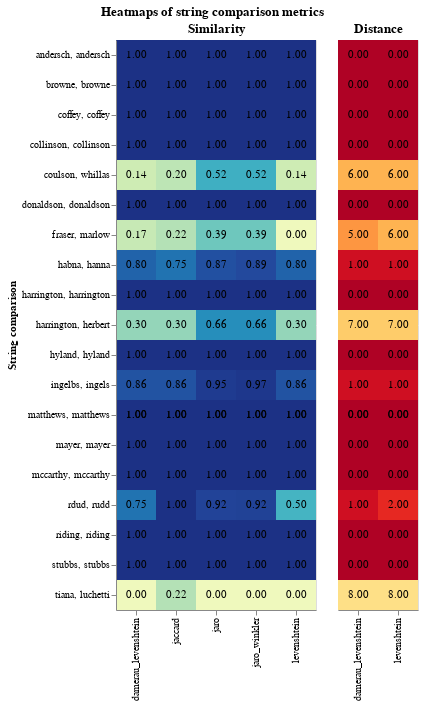

Notebook source saved alongside this figure:
### Code cell
string_comparator_score_chart(blocked.limit(20), "surname_l", "surname_r")

### Figure 1 — Vega-Lite specification as saved in the notebook (floating-point values rounded to 4 significant figures)
{"config": {"view": {"continuousWidth": 300, "continuousHeight": 300, "discreteHeight": {"step": 30}, "discreteWidth": {"step": 40}}}, "hconcat": [{"layer": [{"mark": {"type": "rect"}, "encoding": {"color": {"field": "value", "legend": null, "scale": {"domain": [0, 1]}, "type": "quantitative"}, "x": {"field": "comparator", "title": null, "type": "ordinal"}, "y": {"field": "strings_to_compare", "title": "String comparison", "type": "ordinal"}}, "title": "Similarity"}, {"mark": {"type": "text"}, "encoding": {"color": {"value": "black"}, "text": {"field": "value", "format": ".2f", "type": "quantitative"}, "x": {"field": "comparator", "title": null, "type": "ordinal"}, "y": {"field": "strings_to_compare", "title": "String comparison", "type": "ordinal"}}, "title": "Similarity"}], "data": {"name": "data-ce13d776a377c41002ecb01004995f8c"}}, {"layer": [{"mark": {"type": "rect"}, "encoding": {"color": {"field": "value", "legend": null, "scale": {"scheme": "yelloworangered", "reverse": true}, "type": "quantitative"}, "x": {"field": "comparator", "title": null, "type": "ordinal"}, "y": {"field": "strings_to_compare", "type": "ordinal", "axis": null}}, "title": "Distance"}, {"mark": {"type": "text"}, "encoding": {"color": {"value": "black"}, "text": {"field": "value", "format": ".2f", "type": "quantitative"}, "x": {"field": "comparator", "title": null, "type": "ordinal"}, "y": {"field": "strings_to_compare", "type": "ordinal", "axis": null}}, "title": "Distance"}], "data": {"name": "data-d88f5064fc0d01db7ae27e4bf32fec61"}}], "resolve": {"scale": {"color": "independent", "size": "independent"}}, "title": {"text": "Heatmaps of string comparison metrics", "anchor": "middle"}, "$schema": "https://vega.github.io/schema/vega-lite/v5.20.1.json", "datasets": {"data-ce13d776a377c41002ecb01004995f8c": [{"strings_to_compare": "harrington, harrington", "comparator": "jaro", "value": 1.0}, {"strings_to_compare": "harrington, harrington", "comparator": "jaro_winkler", "value": 1.0}, {"strings_to_compare": "harrington, harrington", "comparator": "jaccard", "value": 1.0}, {"strings_to_compare": "harrington, harrington", "comparator": "levenshtein", "value": 1.0}, {"strings_to_compare": "harrington, harrington", "comparator": "damerau_levenshtein", "value": 1.0}, {"strings_to_compare": "tiana, luchetti", "comparator": "jaro", "value": 0.0}, {"strings_to_compare": "tiana, luchetti", "comparator": "jaro_winkler", "value": 0.0}, {"strings_to_compare": "tiana, luchetti", "comparator": "jaccard", "value": 0.2222}, {"strings_to_compare": "tiana, luchetti", "comparator": "levenshtein", "value": 0.0}, {"strings_to_compare": "tiana, luchetti", "comparator": "damerau_levenshtein", "value": 0.0}, {"strings_to_compare": "coulson, whillas", "comparator": "jaro", "value": 0.5238}, {"strings_to_compare": "coulson, whillas", "comparator": "jaro_winkler", "value": 0.5238}, {"strings_to_compare": "coulson, whillas", "comparator": "jaccard", "value": 0.2}, {"strings_to_compare": "coulson, whillas", "comparator": "levenshtein", "value": 0.1429}, {"strings_to_compare": "coulson, whillas", "comparator": "damerau_levenshtein", "value": 0.1429}, {"strings_to_compare": "fraser, marlow", "comparator": "jaro", "value": 0.3889}, {"strings_to_compare": "fraser, marlow", "comparator": "jaro_winkler", "value": 0.3889}, {"strings_to_compare": "fraser, marlow", "comparator": "jaccard", "value": 0.2222}, {"strings_to_compare": "fraser, marlow", "comparator": "levenshtein", "value": 0.0}, {"strings_to_compare": "fraser, marlow", "comparator": "damerau_levenshtein", "value": 0.1667}, {"strings_to_compare": "hyland, hyland", "comparator": "jaro", "value": 1.0}, {"strings_to_compare": "hyland, hyland", "comparator": "jaro_winkler", "value": 1.0}, {"strings_to_compare": "hyland, hyland", "comparator": "jaccard", "value": 1.0}, {"strings_to_compare": "hyland, hyland", "comparator": "levenshtein", "value": 1.0}, {"strings_to_compare": "hyland, hyland", "comparator": "damerau_levenshtein", "value": 1.0}, {"strings_to_compare": "matthews, matthews", "comparator": "jaro", "value": 1.0}, {"strings_to_compare": "matthews, matthews", "comparator": "jaro_winkler", "value": 1.0}, {"strings_to_compare": "matthews, matthews", "comparator": "jaccard", "value": 1.0}, {"strings_to_compare": "matthews, matthews", "comparator": "levenshtein", "value": 1.0}, {"strings_to_compare": "matthews, matthews", "comparator": "damerau_levenshtein", "value": 1.0}, {"strings_to_compare": "donaldson, donaldson", "comparator": "jaro", "value": 1.0}, {"strings_to_compare": "donaldson, donaldson", "comparator": "jaro_winkler", "value": 1.0}, {"strings_to_compare": "donaldson, donaldson", "comparator": "jaccard", "value": 1.0}, {"strings_to_compare": "donaldson, donaldson", "comparator": "levenshtein", "value": 1.0}, {"strings_to_compare": "donaldson, donaldson", "comparator": "damerau_levenshtein", "value": 1.0}, {"strings_to_compare": "rdud, rudd", "comparator": "jaro", "value": 0.9167}, {"strings_to_compare": "rdud, rudd", "comparator": "jaro_winkler", "value": 0.925}, {"strings_to_compare": "rdud, rudd", "comparator": "jaccard", "value": 1.0}, {"strings_to_compare": "rdud, rudd", "comparator": "levenshtein", "value": 0.5}, {"strings_to_compare": "rdud, rudd", "comparator": "damerau_levenshtein", "value": 0.75}, {"strings_to_compare": "riding, riding", "comparator": "jaro", "value": 1.0}, {"strings_to_compare": "riding, riding", "comparator": "jaro_winkler", "value": 1.0}, {"strings_to_compare": "riding, riding", "comparator": "jaccard", "value": 1.0}, {"strings_to_compare": "riding, riding", "comparator": "levenshtein", "value": 1.0}, {"strings_to_compare": "riding, riding", "comparator": "damerau_levenshtein", "value": 1.0}, {"strings_to_compare": "harrington, herbert", "comparator": "jaro", "value": 0.6571}, {"strings_to_compare": "harrington, herbert", "comparator": "jaro_winkler", "value": 0.6571}, {"strings_to_compare": "harrington, herbert", "comparator": "jaccard", "value": 0.3}, {"strings_to_compare": "harrington, herbert", "comparator": "levenshtein", "value": 0.3}, {"strings_to_compare": "harrington, herbert", "comparator": "damerau_levenshtein", "value": 0.3}, {"strings_to_compare": "andersch, andersch", "comparator": "jaro", "value": 1.0}, {"strings_to_compare": "andersch, andersch", "comparator": "jaro_winkler", "value": 1.0}, {"strings_to_compare": "andersch, andersch", "comparator": "jaccard", "value": 1.0}, {"strings_to_compare": "andersch, andersch", "comparator": "levenshtein", "value": 1.0}, {"strings_to_compare": "andersch, andersch", "comparator": "damerau_levenshtein", "value": 1.0}, {"strings_to_compare": "matthews, matthews", "comparator": "jaro", "value": 1.0}, {"strings_to_compare": "matthews, matthews", "comparator": "jaro_winkler", "value": 1.0}, {"strings_to_compare": "matthews, matthews", "comparator": "jaccard", "value": 1.0}, {"strings_to_compare": "matthews, matthews", "comparator": "levenshtein", "value": 1.0}, {"strings_to_compare": "matthews, matthews", "comparator": "damerau_levenshtein", "value": 1.0}, {"strings_to_compare": "browne, browne", "comparator": "jaro", "value": 1.0}, {"strings_to_compare": "browne, browne", "comparator": "jaro_winkler", "value": 1.0}, {"strings_to_compare": "browne, browne", "comparator": "jaccard", "value": 1.0}, {"strings_to_compare": "browne, browne", "comparator": "levenshtein", "value": 1.0}, {"strings_to_compare": "browne, browne", "comparator": "damerau_levenshtein", "value": 1.0}, {"strings_to_compare": "habna, hanna", "comparator": "jaro", "value": 0.8667}, {"strings_to_compare": "habna, hanna", "comparator": "jaro_winkler", "value": 0.8933}, {"strings_to_compare": "habna, hanna", "comparator": "jaccard", "value": 0.75}, {"strings_to_compare": "habna, hanna", "comparator": "levenshtein", "value": 0.8}, {"strings_to_compare": "habna, hanna", "comparator": "damerau_levenshtein", "value": 0.8}, {"strings_to_compare": "stubbs, stubbs", "comparator": "jaro", "value": 1.0}, {"strings_to_compare": "stubbs, stubbs", "comparator": "jaro_winkler", "value": 1.0}, {"strings_to_compare": "stubbs, stubbs", "comparator": "jaccard", "value": 1.0}, {"strings_to_compare": "stubbs, stubbs", "comparator": "levenshtein", "value": 1.0}, {"strings_to_compare": "stubbs, stubbs", "comparator": "damerau_levenshtein", "value": 1.0}, {"strings_to_compare": "mayer, mayer", "comparator": "jaro", "value": 1.0}, {"strings_to_compare": "mayer, mayer", "comparator": "jaro_winkler", "value": 1.0}, {"strings_to_compare": "mayer, mayer", "comparator": "jaccard", "value": 1.0}, {"strings_to_compare": "mayer, mayer", "comparator": "levenshtein", "value": 1.0}, {"strings_to_compare": "mayer, mayer", "comparator": "damerau_levenshtein", "value": 1.0}, {"strings_to_compare": "collinson, collinson", "comparator": "jaro", "value": 1.0}, {"strings_to_compare": "collinson, collinson", "comparator": "jaro_winkler", "value": 1.0}, {"strings_to_compare": "collinson, collinson", "comparator": "jaccard", "value": 1.0}, {"strings_to_compare": "collinson, collinson", "comparator": "levenshtein", "value": 1.0}, {"strings_to_compare": "collinson, collinson", "comparator": "damerau_levenshtein", "value": 1.0}, {"strings_to_compare": "coffey, coffey", "comparator": "jaro", "value": 1.0}, {"strings_to_compare": "coffey, coffey", "comparator": "jaro_winkler", "value": 1.0}, {"strings_to_compare": "coffey, coffey", "comparator": "jaccard", "value": 1.0}, {"strings_to_compare": "coffey, coffey", "comparator": "levenshtein", "value": 1.0}, {"strings_to_compare": "coffey, coffey", "comparator": "damerau_levenshtein", "value": 1.0}, {"strings_to_compare": "mccarthy, mccarthy", "comparator": "jaro", "value": 1.0}, {"strings_to_compare": "mccarthy, mccarthy", "comparator": "jaro_winkler", "value": 1.0}, {"strings_to_compare": "mccarthy, mccarthy", "comparator": "jaccard", "value": 1.0}, {"strings_to_compare": "mccarthy, mccarthy", "comparator": "levenshtein", "value": 1.0}, {"strings_to_compare": "mccarthy, mccarthy", "comparator": "damerau_levenshtein", "value": 1.0}, {"strings_to_compare": "ingelbs, ingels", "comparator": "jaro", "value": 0.9524}, {"strings_to_compare": "ingelbs, ingels", "comparator": "jaro_winkler", "value": 0.9714}, {"strings_to_compare": "ingelbs, ingels", "comparator": "jaccard", "value": 0.8571}, {"strings_to_compare": "ingelbs, ingels", "comparator": "levenshtein", "value": 0.8571}, {"strings_to_compare": "ingelbs, ingels", "comparator": "damerau_levenshtein", "value": 0.8571}], "data-d88f5064fc0d01db7ae27e4bf32fec61": [{"strings_to_compare": "harrington, harrington", "comparator": "levenshtein", "value": 0}, {"strings_to_compare": "harrington, harrington", "comparator": "damerau_levenshtein", "value": 0}, {"strings_to_compare": "tiana, luchetti", "comparator": "levenshtein", "value": 8}, {"strings_to_compare": "tiana, luchetti", "comparator": "damerau_levenshtein", "value": 8}, {"strings_to_compare": "coulson, whillas", "comparator": "levenshtein", "value": 6}, {"strings_to_compare": "coulson, whillas", "comparator": "damerau_levenshtein", "value": 6}, {"strings_to_compare": "fraser, marlow", "comparator": "levenshtein", "value": 6}, {"strings_to_compare": "fraser, marlow", "comparator": "damerau_levenshtein", "value": 5}, {"strings_to_compare": "hyland, hyland", "comparator": "levenshtein", "value": 0}, {"strings_to_compare": "hyland, hyland", "comparator": "damerau_levenshtein", "value": 0}, {"strings_to_compare": "matthews, matthews", "comparator": "levenshtein", "value": 0}, {"strings_to_compare": "matthews, matthews", "comparator": "damerau_levenshtein", "value": 0}, {"strings_to_compare": "donaldson, donaldson", "comparator": "levenshtein", "value": 0}, {"strings_to_compare": "donaldson, donaldson", "comparator": "damerau_levenshtein", "value": 0}, {"strings_to_compare": "rdud, rudd", "comparator": "levenshtein", "value": 2}, {"strings_to_compare": "rdud, rudd", "comparator": "damerau_levenshtein", "value": 1}, {"strings_to_compare": "riding, riding", "comparator": "levenshtein", "value": 0}, {"strings_to_compare": "riding, riding", "comparator": "damerau_levenshtein", "value": 0}, {"strings_to_compare": "harrington, herbert", "comparator": "levenshtein", "value": 7}, {"strings_to_compare": "harrington, herbert", "comparator": "damerau_levenshtein", "value": 7}, {"strings_to_compare": "andersch, andersch", "comparator": "levenshtein", "value": 0}, {"strings_to_compare": "andersch, andersch", "comparator": "damerau_levenshtein", "value": 0}, {"strings_to_compare": "matthews, matthews", "comparator": "levenshtein", "value": 0}, {"strings_to_compare": "matthews, matthews", "comparator": "damerau_levenshtein", "value": 0}, {"strings_to_compare": "browne, browne", "comparator": "levenshtein", "value": 0}, {"strings_to_compare": "browne, browne", "comparator": "damerau_levenshtein", "value": 0}, {"strings_to_compare": "habna, hanna", "comparator": "levenshtein", "value": 1}, {"strings_to_compare": "habna, hanna", "comparator": "damerau_levenshtein", "value": 1}, {"strings_to_compare": "stubbs, stubbs", "comparator": "levenshtein", "value": 0}, {"strings_to_compare": "stubbs, stubbs", "comparator": "damerau_levenshtein", "value": 0}, {"strings_to_compare": "mayer, mayer", "comparator": "levenshtein", "value": 0}, {"strings_to_compare": "mayer, mayer", "comparator": "damerau_levenshtein", "value": 0}, {"strings_to_compare": "collinson, collinson", "comparator": "levenshtein", "value": 0}, {"strings_to_compare": "collinson, collinson", "comparator": "damerau_levenshtein", "value": 0}, {"strings_to_compare": "coffey, coffey", "comparator": "levenshtein", "value": 0}, {"strings_to_compare": "coffey, coffey", "comparator": "damerau_levenshtein", "value": 0}, {"strings_to_compare": "mccarthy, mccarthy", "comparator": "levenshtein", "value": 0}, {"strings_to_compare": "mccarthy, mccarthy", "comparator": "damerau_levenshtein", "value": 0}, {"strings_to_compare": "ingelbs, ingels", "comparator": "levenshtein", "value": 1}, {"strings_to_compare": "ingelbs, ingels", "comparator": "damerau_levenshtein", "value": 1}]}}
